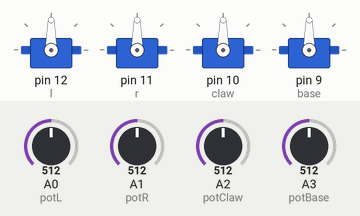
Recording of a sketch running on a simulated Arduino Uno, built with avr-gcc and run on an emulated ATmega328P. Shown: 4 × servo. The test bench sets the inputs (shaded band); at power-on: A0 (potL) = 512, A1 (potR) = 512, A2 (potClaw) = 512, A3 (potBase) = 512.

Above: at 1.2 s.
1.3 s: A0 (potL) set to 716
At 2.5 s:
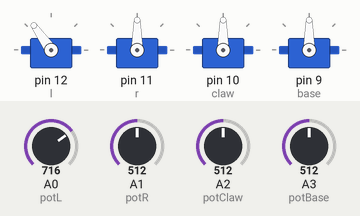
2.8 s: A1 (potR) set to 716
At 3.5 s:
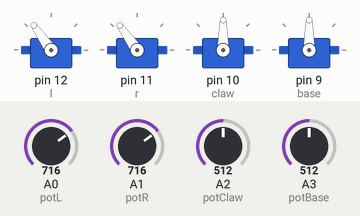
4.3 s: A2 (potClaw) set to 716
At 5.1 s:
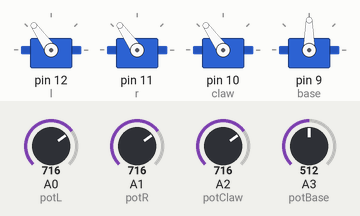
5.8 s: A3 (potBase) set to 716
At 6.1 s:
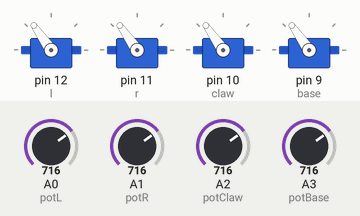
7.3 s: A0 (potL) set to 992
At 8.3 s:
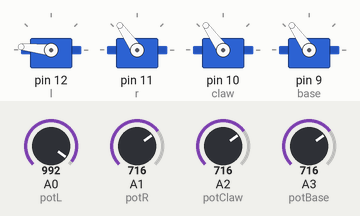
8.8 s: A1 (potR) set to 992
At 9.3 s:
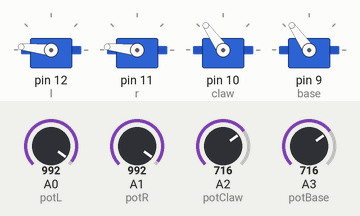
Timing chart, 0 to 11.3 s (numbered marks = the images above; inputs shaded):
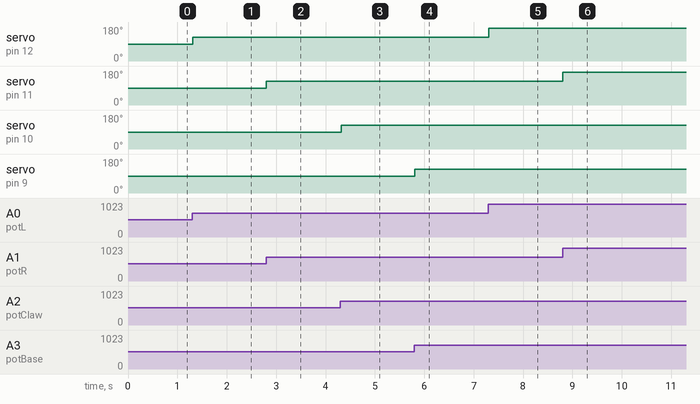

Measured:
- after the input at 1.3 s, servo on pin 12 (l): 90° → 125° at once
- after the input at 2.8 s, servo on pin 11 (r): 90° → 125° at once
- after the input at 4.3 s, servo on pin 10 (claw): 90° → 125° at once
- after the input at 5.8 s, servo on pin 9 (base): 90° → 125° at once
- after the input at 7.3 s, servo on pin 12 (l): 125° → 174° at once
- after the input at 8.8 s, servo on pin 11 (r): 125° → 174° at once

The sketch:

D1_sketch.ino
```cpp
#include <Servo.h>

Servo l;
Servo r;
Servo claw;
Servo base;

// 四个电位器的引脚
int potL    = A0;
int potR    = A1;
int potClaw = A2;
int potBase = A3;

void setup() {
  l.attach(12);
  r.attach(11);
  claw.attach(10);
  base.attach(9);
}

void loop() {
  l.write(map(analogRead(potL),       0, 1023, 0, 180));
  r.write(map(analogRead(potR),       0, 1023, 0, 180));
  claw.write(map(analogRead(potClaw), 0, 1023, 0, 180));
  base.write(map(analogRead(potBase), 0, 1023, 0, 180));
  delay(15);
}
```
